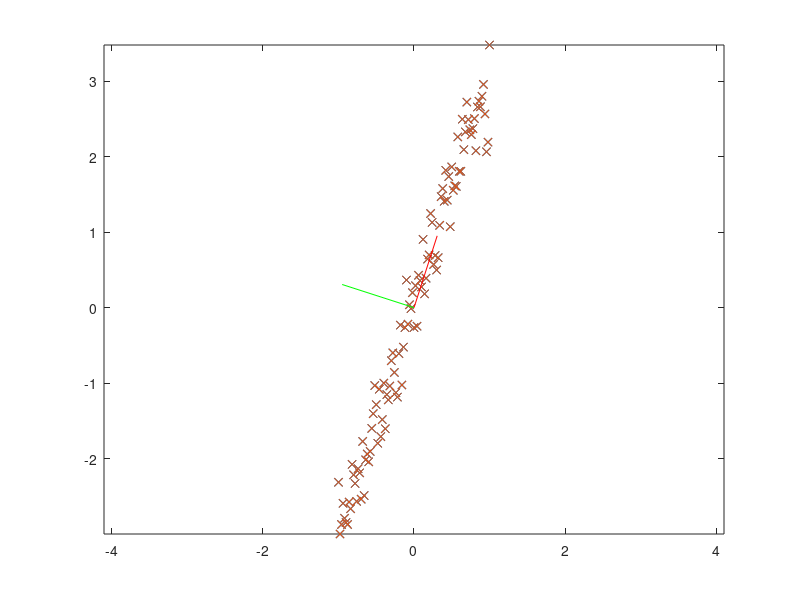

Write the MATLAB code that produced this figure.
x = -1:.02:1;
y = 3*x+.1*randn(size(x));
plot(x,y)
shg
y = 3*x+.3*randn(size(x));
plot(x,y,'x')
size(x)
X = [x' y']
c = cov(X)
[v,d] = eig(c)
plot(x,y,'x');hold on;
plot(x,y,'x');hold on;plot([0 .307],[0 .9517],'r');plot([0 -.9517], [0 .307],'g')
shg
axis equal